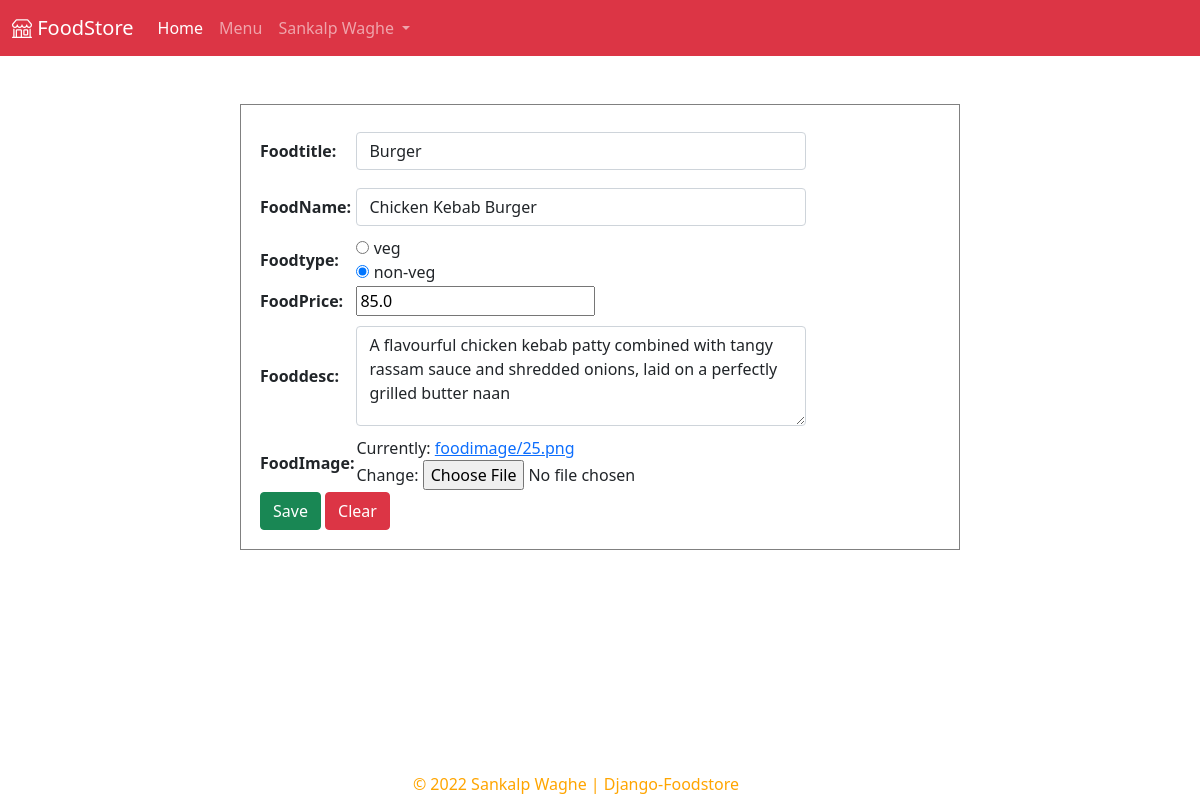
Page /food/updatefood/15 (signed in) on the committed database.
### account/models.py (models this page shows)
class MyUser(AbstractBaseUser):
    userId = models.BigAutoField(primary_key=True)
    first_name = models.CharField(max_length=50)
    last_name = models.CharField(max_length=50)
    contact = models.BigIntegerField(unique=True)
    user_Role = models.CharField(max_length=10)
    is_superuser = models.BooleanField(default=False)
    address = models.TextField()
    objects = MyUserManager()  # ? Manager created
    USERNAME_FIELD = "contact"
    REQUIRED_FIELDS = ("first_name", "last_name")

### food/models.py (models this page shows, shortened)
class Food(models.Model):
    foodId = models.AutoField(primary_key=True)
    foodTitle = models.CharField(max_length=20, default='Burger')
    foodName = models.CharField(max_length=50)
    foodType = models.CharField(max_length=10)
    foodPrice = models.FloatField()
    foodDesc = models.TextField()
    foodImage = models.ImageField(
        upload_to='foodimage/', default='NO-Image.jpg')

### food/views.py (the view)
# urls.py: path("updatefood/<int:pk>",FoodUpdateView.as_view(), name="updatefood"),
class FoodUpdateView(SuccessMessageMixin, UpdateView):
    model = Food
    form_class = FoodForm
    template_name = "food/foodform.html"
    success_message = 'Food is Updated Successfully...'
    success_url = reverse_lazy("foodlist")

### food/forms.py
class FoodForm(forms.ModelForm):
    CHOICES = (
        ('Veg', 'veg'),
        ('Non-Veg', 'non-veg'))
    foodType = forms.ChoiceField(
        widget=forms.RadioSelect,
        choices=CHOICES)
    foodDesc = forms.CharField(widget=forms.Textarea(attrs={
        "class": "form-control my-2",
        "style": "width:450px; height:100px"}))
    foodTitle = forms.CharField(widget=forms.TextInput(attrs={
        "class": "form-control my-2",
        "style": "width:450px; "}))
    class Meta:
        model = Food
        fields = '__all__'
        widgets = {
            'foodName': forms.TextInput(attrs={
                "class": "form-control my-2",
                "style": "width:450px; "
            }),
        }

### templates/food/foodform.html (shortened to what this page needs)
{% extends 'base.html' %} {% block title %}Food Form{% endblock title %}
{% block body %}
<div class="container my-5" style="margin:auto; width:60%; padding:10px; border:1px solid grey;">
  <form action="" method="post" enctype="multipart/form-data">
    <table class="my-2 ms-2">
      {{form.as_table}}
      <tr>
        <td colspan="2">
          <input class="btn btn-success" type="submit" value="Save" />
          <input class="btn btn-danger" type="reset" value="Clear" />
        </td>
      </tr>
    </table>
  </form>
</div>
{% endblock body %}

### templates/base.html (shortened to what this page needs)
<!DOCTYPE html>
<html lang="en">
  <head>
    <link
      href="https://cdn.jsdelivr.net/npm/bootstrap@5.0.2/dist/css/bootstrap.min.css"
      rel="stylesheet"
    />
    <link
      rel="stylesheet"
      href="https://cdn.jsdelivr.net/npm/bootstrap-icons@1.8.1/font/bootstrap-icons.css"
    />
  </head>
  <body>
    <nav class="navbar navbar-expand-lg navbar-dark bg-danger">
      <div class="container-fluid">
        <a class="navbar-brand" href="/"><i class="bi bi-shop"></i> FoodStore</a>
        <div class="collapse navbar-collapse" id="navbarSupportedContent">
          <ul class="navbar-nav me-auto mb-2 mb-lg-0">
            <li class="nav-item">
              <a class="nav-link active" aria-current="page" href="/food"
                >Home</a
              >
            </li>
            <li class="nav-item">
              <a class="nav-link" href="/food/foodlist">Menu</a>
            </li>
            <li class="nav-item dropdown">
              <a
                class="nav-link dropdown-toggle"
                href="#"
                id="navbarDropdown"
                role="button"
                data-bs-toggle="dropdown"
                aria-expanded="false"
              >
                {% if request.user.is_authenticated %}
                {{ request.user.first_name }} {{ request.user.last_name }}
                {% else%} Users {% endif %}
              </a>
            </li>
          </ul>
        </div>
      </div>
    </nav>
    {% block body %}{% endblock body %}
    <footer class=" text-muted text-small" style="position:fixed;left:0;bottom:0;width:100%;text-align:center;" >
      <p class="mb-1 me-5" style="color:orange;">&copy; 2022 Sankalp Waghe | Django-Foodstore</p>
    </footer>
  </body>
</html>

### rows in the picture
MyUser: user.first_name "Sankalp", user.last_name "Waghe"
Food: foodTitle "Burger", foodName "Chicken Kebab Burger", foodType "☐ veg ☑ non-veg", foodPrice "85.0", foodDesc "A flavourful chicken kebab patty combined with tangy rassam sauce and shredded onions, laid on a perfectly grilled butter naan"
